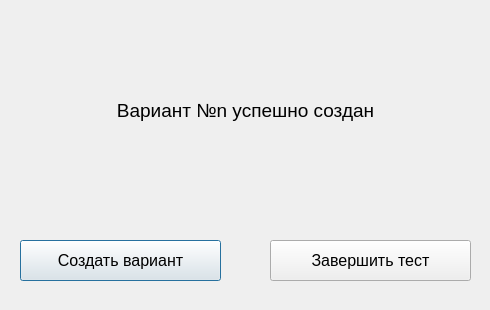
<?xml version="1.0" encoding="UTF-8"?>
<ui version="4.0">
 <class>Dialog</class>
 <widget class="QDialog" name="Dialog">
  <property name="geometry">
   <rect>
    <x>0</x>
    <y>0</y>
    <width>490</width>
    <height>310</height>
   </rect>
  </property>
  <property name="windowTitle">
   <string>Dialog</string>
  </property>
  <widget class="QPushButton" name="btn_new_variant">
   <property name="geometry">
    <rect>
     <x>20</x>
     <y>240</y>
     <width>201</width>
     <height>41</height>
    </rect>
   </property>
   <property name="font">
    <font>
     <family>Arial</family>
     <pointsize>12</pointsize>
    </font>
   </property>
   <property name="text">
    <string>Создать вариант</string>
   </property>
  </widget>
  <widget class="QPushButton" name="btn_end_test">
   <property name="geometry">
    <rect>
     <x>270</x>
     <y>240</y>
     <width>201</width>
     <height>41</height>
    </rect>
   </property>
   <property name="font">
    <font>
     <family>Arial</family>
     <pointsize>12</pointsize>
    </font>
   </property>
   <property name="text">
    <string>Завершить тест</string>
   </property>
  </widget>
  <widget class="QLabel" name="label">
   <property name="geometry">
    <rect>
     <x>20</x>
     <y>40</y>
     <width>451</width>
     <height>141</height>
    </rect>
   </property>
   <property name="font">
    <font>
     <family>Arial</family>
     <pointsize>14</pointsize>
    </font>
   </property>
   <property name="text">
    <string>Вариант №n успешно создан</string>
   </property>
   <property name="alignment">
    <set>Qt::AlignCenter</set>
   </property>
  </widget>
 </widget>
 <resources/>
 <connections/>
</ui>
